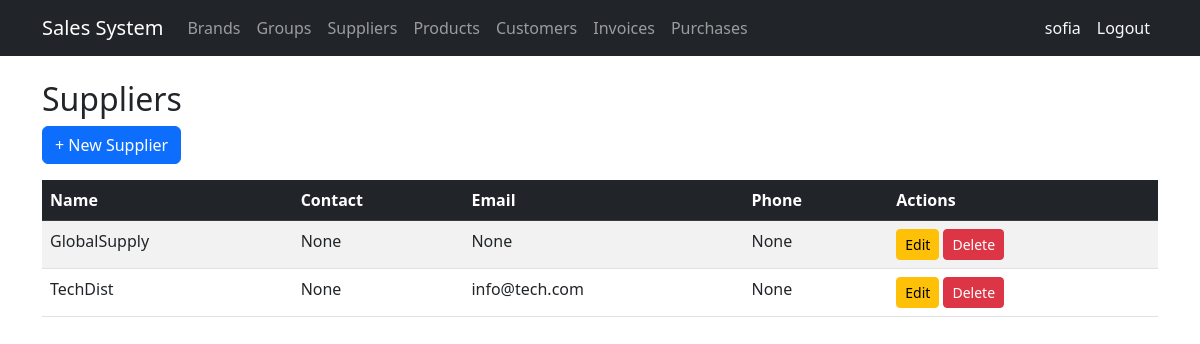
Page /suppliers/ (signed in) on the committed database.
### billing/models.py (models this page shows, shortened)
class Supplier(models.Model):
    name = models.CharField(max_length=200, verbose_name='Company Name')
    contact_name = models.CharField(max_length=200, blank=True, null=True)
    email = models.EmailField(blank=True, null=True)
    phone = models.CharField(max_length=20, blank=True, null=True)
    address = models.TextField(blank=True, null=True)
    is_active = models.BooleanField(default=True)
    created_at = models.DateTimeField(auto_now_add=True)
    updated_at = models.DateTimeField(auto_now=True)
    class Meta:
        verbose_name = 'Supplier'
        verbose_name_plural = 'Suppliers'
        ordering = ['name']

### billing/views.py (the view)
# urls.py: path('suppliers/', views.SupplierListView.as_view(), name='supplier_list'),
class SupplierListView(LoginRequiredMixin, ListView):
    model = Supplier; template_name = 'billing/supplier_list.html'; context_object_name = 'items'

### billing/templates/billing/supplier_list.html (shortened to what this page needs)
{% extends 'billing/base.html' %}
{% block content %}
<h2>Suppliers</h2>
<a href="{% url 'billing:supplier_create' %}" class="btn btn-primary mb-3">+ New Supplier</a>
<table class="table table-striped table-hover">
  <thead class="table-dark">
    <tr><th>Name</th><th>Contact</th><th>Email</th><th>Phone</th><th>Actions</th></tr>
  </thead>
  <tbody>
    {% for item in items %}
    <tr>
      <td>{{ item.name }}</td>
      <td>{{ item.contact_name }}</td>
      <td>{{ item.email }}</td>
      <td>{{ item.phone }}</td>
      <td>
        <a href="{% url 'billing:supplier_update' item.pk %}" class="btn btn-sm btn-warning">Edit</a>
        <a href="{% url 'billing:supplier_delete' item.pk %}" class="btn btn-sm btn-danger">Delete</a>
      </td>
    </tr>
    {% empty %}
    <tr><td colspan="5" class="text-center">No records.</td></tr>
    {% endfor %}
  </tbody>
</table>
{% endblock %}

### billing/templates/billing/base.html (shortened to what this page needs)
<!DOCTYPE html>
<html lang="es">
<head>
  <link href="https://cdn.jsdelivr.net/npm/bootstrap@5.3.0/dist/css/bootstrap.min.css" rel="stylesheet">
</head>
<body>
<nav class="navbar navbar-expand-lg navbar-dark bg-dark">
  <div class="container">
    <a class="navbar-brand" href="{% url 'billing:home' %}">Sales System</a>
    <div class="collapse navbar-collapse" id="nav">
      <ul class="navbar-nav me-auto">
        {% if user.is_authenticated %}
        <li class="nav-item"><a class="nav-link" href="{% url 'billing:brand_list' %}">Brands</a></li>
        <li class="nav-item"><a class="nav-link" href="{% url 'billing:productgroup_list' %}">Groups</a></li>
        <li class="nav-item"><a class="nav-link" href="{% url 'billing:supplier_list' %}">Suppliers</a></li>
        <li class="nav-item"><a class="nav-link" href="{% url 'billing:product_list' %}">Products</a></li>
        <li class="nav-item"><a class="nav-link" href="{% url 'billing:customer_list' %}">Customers</a></li>
        <li class="nav-item"><a class="nav-link" href="{% url 'billing:invoice_list' %}">Invoices</a></li>
        <li class="nav-item"><a class="nav-link" href="{% url 'purchasing:purchase_list' %}">Purchases</a></li>
        {% endif %}
      </ul>
      <ul class="navbar-nav">
        {% if user.is_authenticated %}
        <li class="nav-item">
          <span class="nav-link text-light">{{ user.username }}</span>
        </li>
        <li class="nav-item">
          <form method="post" action="{% url 'logout' %}" class="d-inline">
            <button type="submit" class="nav-link btn btn-link text-light"
                    style="text-decoration:none;">Logout</button>
          </form>
        </li>
        {% endif %}
      </ul>
    </div>
  </div>
</nav>
<div class="container mt-4">
  {% block content %}{% endblock %}
</div>
</body>
</html>

### rows in the picture
Supplier: name "GlobalSupply", contact_name "None", email "None", phone "None"
Supplier: name "TechDist", contact_name "None", email "info@tech.com", phone "None"

### other values in the picture
{{ user.username }} "sofia"
